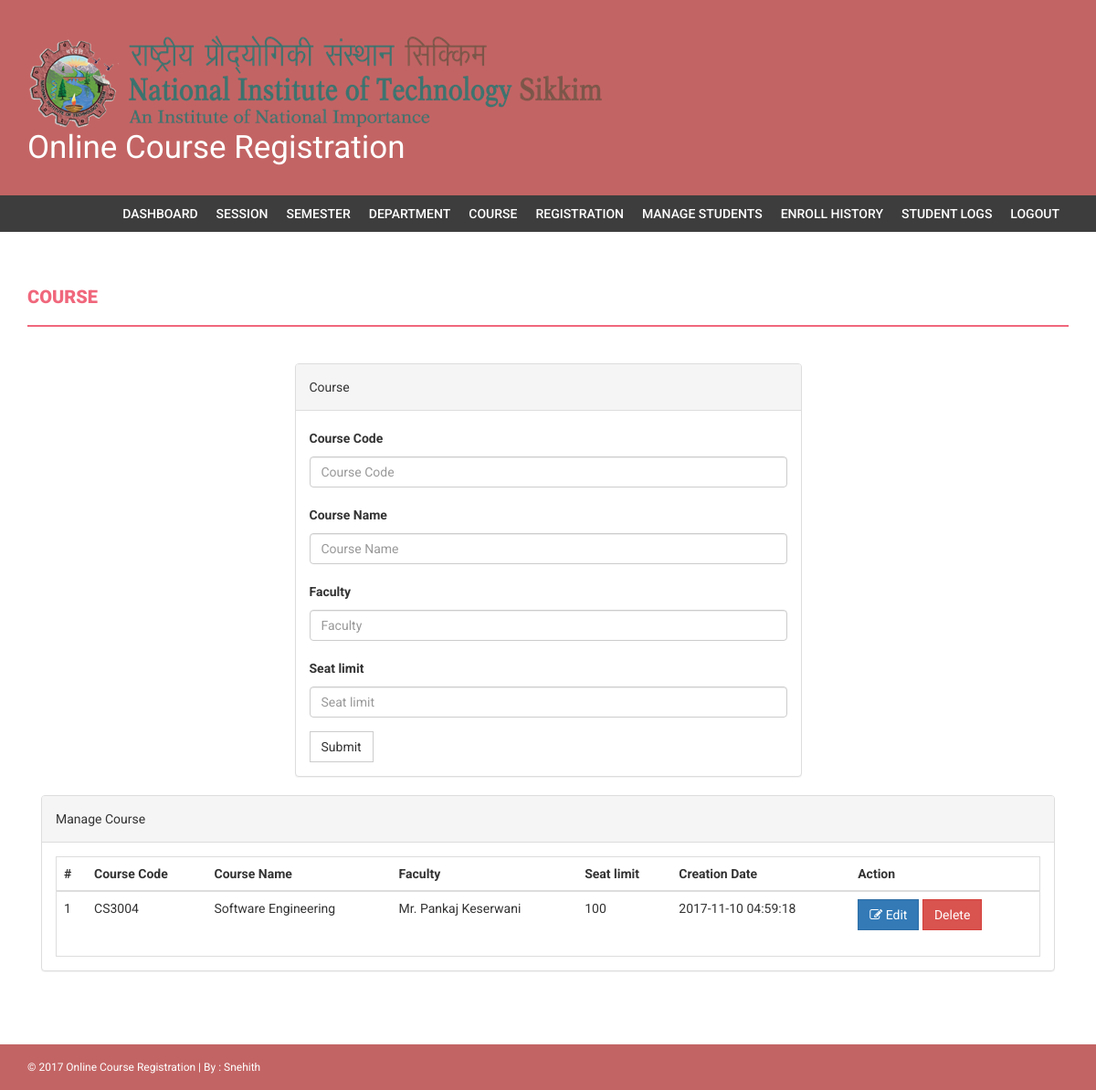
Page /admin/course.php (signed in) on the committed database.
### tables this page shows
CREATE TABLE `course` (
  `id` int(11) NOT NULL,
  `courseCode` varchar(255) NOT NULL,
  `courseName` varchar(255) NOT NULL,
  `courseUnit` varchar(255) NOT NULL,
  `noofSeats` int(11) NOT NULL,
  `creationDate` timestamp NOT NULL DEFAULT CURRENT_TIMESTAMP,
  `updationDate` varchar(255) NOT NULL
);

### admin/course.php (the view, shortened to what this page needs)
<?php
if(strlen($_SESSION['alogin'])==0)
    {
header('location:index.php');
}
else{
?>
<!DOCTYPE html>
<html xmlns="http://www.w3.org/1999/xhtml">
<head>
    <link href="assets/css/bootstrap.css" rel="stylesheet" />
    <link href="assets/css/font-awesome.css" rel="stylesheet" />
    <link href="assets/css/style.css" rel="stylesheet" />
</head>
<body>
<?php include('includes/header.php');?>
<?php if($_SESSION['alogin']!="")
{
 include('includes/menubar.php');
}
 ?>
    <div class="content-wrapper">
        <div class="container">
              <div class="row">
                    <div class="col-md-12">
                        <h1 class="page-head-line">Course  </h1>
                    </div>
                </div>
                <div class="row" >
                  <div class="col-md-3"></div>
                    <div class="col-md-6">
                        <div class="panel panel-default">
                        <div class="panel-heading">
                           Course
                        </div>
                        <div class="panel-body">
                       <form name="dept" method="post">
   <div class="form-group">
    <label for="coursecode">Course Code  </label>
    <input type="text" class="form-control" id="coursecode" name="coursecode" placeholder="Course Code" required />
  </div>
 <div class="form-group">
    <label for="coursename">Course Name  </label>
    <input type="text" class="form-control" id="coursename" name="coursename" placeholder="Course Name" required />
  </div>
<div class="form-group">
    <label for="courseunit">Faculty  </label>
    <input type="text" class="form-control" id="courseunit" name="courseunit" placeholder="Faculty" required />
  </div>
<div class="form-group">
    <label for="seatlimit">Seat limit  </label>
    <input type="text" class="form-control" id="seatlimit" name="seatlimit" placeholder="Seat limit" required />
  </div>
 <button type="submit" name="submit" class="btn btn-default">Submit</button>
</form>
                            </div>
                            </div>
                    </div>
                </div>
                <div class="col-md-12">
                    <div class="panel panel-default">
                        <div class="panel-heading">
                            Manage Course
                        </div>
                        <div class="panel-body">
                            <div class="table-responsive table-bordered">
                                <table class="table">
                                    <thead>
                                        <tr>
                                            <th>#</th>
                                            <th>Course Code</th>
                                            <th>Course Name </th>
                                            <th>Faculty</th>
                                            <th>Seat limit</th>
                                             <th>Creation Date</th>
                                             <th>Action</th>
                                        </tr>
                                    </thead>
                                    <tbody>
<?php
$sql=mysql_query("select * from course");
$cnt=1;
while($row=mysql_fetch_array($sql))
{
?>
                                        <tr>
                                            <td><?php echo $cnt;?></td>
                                            <td><?php echo htmlentities($row['courseCode']);?></td>
                                            <td><?php echo htmlentities($row['courseName']);?></td>
                                            <td><?php echo htmlentities($row['courseUnit']);?></td>
                                             <td><?php echo htmlentities($row['noofSeats']);?></td>
                                            <td><?php echo htmlentities($row['creationDate']);?></td>
                                            <td>
                                            <a href="edit-course.php?id=<?php echo $row['id']?>">
<button class="btn btn-primary"><i class="fa fa-edit "></i> Edit</button> </a>
  <a href="course.php?id=<?php echo $row['id']?>&del=delete" onClick="return confirm('Are you sure you want to delete?')">
                                            <button class="btn btn-danger">Delete</button>
</a>
                                            </td>
                                        </tr>
<?php
$cnt++;
} ?>
                                    </tbody>
                                </table>
                            </div>
                        </div>
                    </div>
                </div>
            </div>
        </div>
  <?php include('includes/footer.php');?>
</body>
</html>
<?php } ?>

### admin/assets/css/style.css (style rules this page uses)
body { font-family: 'Roboto', sans-serif; line-height: 30px; }
.content-wrapper { margin-top: 40px; min-height: 600px; padding-bottom: 60px; }
.page-head-line { font-weight: 900; padding-bottom: 20px; border-bottom: 2px solid #F0677C; text-transform: uppercase; color: #F0677C; font-size: 20px; margin-bottom: 40px; }
.btn { border-radius: 0px; -webkit-border-radius: 0px; -moz-border-radius: 0px; }

### rows in the picture
course: courseCode "CS3004", courseName "Software Engineering", courseUnit "Mr. Pankaj Keserwani", noofSeats "100", creationDate "2017-11-10 04:59:18"
